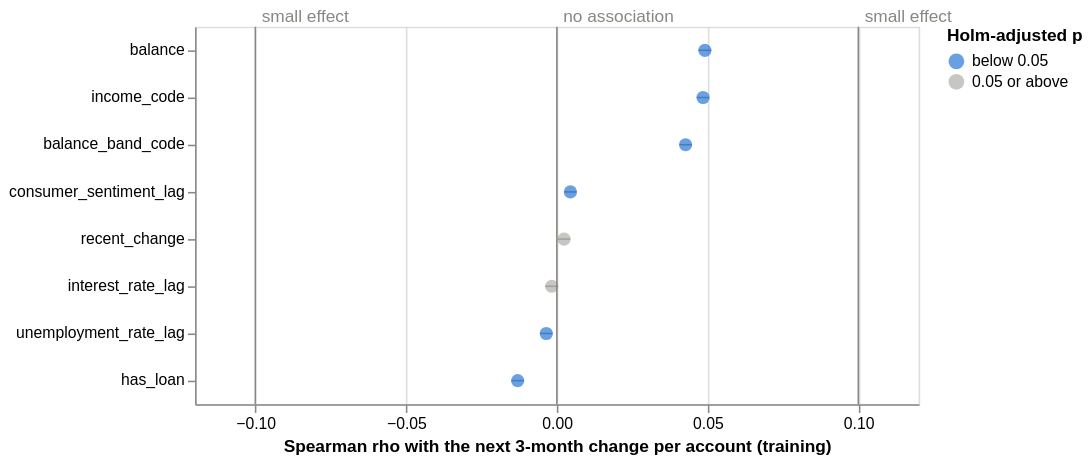

The notebook cell saved with this chart:
### Code cell
# Each candidate's training association with the next change, against the size below which a
# correlation is negligible (|rho| of 0.1, Cohen's small effect, the same bands as the table)
shown = training_check.reset_index()
shown["holm"] = np.where(shown["p_holm"] < 0.05, "below 0.05", "0.05 or above")

x_title = f"Spearman rho with the next {HORIZON}-month change per account (training)"
order = alt.EncodingSortField("rho", order="descending")
base = alt.Chart(shown).encode(y=alt.Y("feature:N", sort=order, title=None))
intervals = base.mark_rule(color="#898781").encode(
    x=alt.X(
        "ci_low:Q",
        title=x_title,
        scale=alt.Scale(domain=[-0.12, 0.12]),
        axis=alt.Axis(values=[-0.1, -0.05, 0, 0.05, 0.1]),
    ),
    x2="ci_high:Q",
)
points = base.mark_point(filled=True, size=70).encode(
    x="rho:Q",
    color=alt.Color(
        "holm:N",
        title="Holm-adjusted p",
        scale=alt.Scale(domain=["below 0.05", "0.05 or above"], range=["#2a78d6", "#b0aea8"]),
    ),
    tooltip=["feature", alt.Tooltip("rho:Q", format=".4f"), alt.Tooltip("p_holm:Q", format=".2g")],
)
references = (
    reference_line(0, "no association")
    + reference_line(-0.1, "small effect")
    + reference_line(0.1, "small effect")
)
(intervals + points + references).properties(width=460, height=240)

### Figure 1 — Vega-Lite specification as saved in the notebook (floating-point values rounded to 4 significant figures)
{"config": {"view": {"continuousWidth": 300, "continuousHeight": 300}}, "layer": [{"mark": {"type": "rule", "color": "#898781"}, "encoding": {"x": {"axis": {"values": [-0.1, -0.05, 0, 0.05, 0.1]}, "field": "ci_low", "scale": {"domain": [-0.12, 0.12]}, "title": "Spearman rho with the next 3-month change per account (training)", "type": "quantitative"}, "x2": {"field": "ci_high"}, "y": {"field": "feature", "sort": {"field": "rho", "order": "descending"}, "title": null, "type": "nominal"}}}, {"mark": {"type": "point", "filled": true, "size": 70}, "encoding": {"color": {"field": "holm", "scale": {"domain": ["below 0.05", "0.05 or above"], "range": ["#2a78d6", "#b0aea8"]}, "title": "Holm-adjusted p", "type": "nominal"}, "tooltip": [{"field": "feature", "type": "nominal"}, {"field": "rho", "format": ".4f", "type": "quantitative"}, {"field": "p_holm", "format": ".2g", "type": "quantitative"}], "x": {"field": "rho", "type": "quantitative"}, "y": {"field": "feature", "sort": {"field": "rho", "order": "descending"}, "title": null, "type": "nominal"}}}, {"layer": [{"mark": {"type": "rule", "color": "#898781"}, "encoding": {"x": {"field": "x", "type": "quantitative"}}}, {"mark": {"type": "text", "align": "left", "color": "#898781", "dx": 4, "dy": -6}, "encoding": {"text": {"field": "label", "type": "nominal"}, "x": {"field": "x", "type": "quantitative"}, "y": {"value": 0}}}, {"layer": [{"mark": {"type": "rule", "color": "#898781"}, "encoding": {"x": {"field": "x", "type": "quantitative"}}}, {"mark": {"type": "text", "align": "left", "color": "#898781", "dx": 4, "dy": -6}, "encoding": {"text": {"field": "label", "type": "nominal"}, "x": {"field": "x", "type": "quantitative"}, "y": {"value": 0}}}], "data": {"name": "data-02f999db42c043c72aee8c06bf059f24"}}, {"layer": [{"mark": {"type": "rule", "color": "#898781"}, "encoding": {"x": {"field": "x", "type": "quantitative"}}}, {"mark": {"type": "text", "align": "left", "color": "#898781", "dx": 4, "dy": -6}, "encoding": {"text": {"field": "label", "type": "nominal"}, "x": {"field": "x", "type": "quantitative"}, "y": {"value": 0}}}], "data": {"name": "data-79d696289c618249708368332f1f6a0e"}}], "data": {"name": "data-e2092391fccb650fc18736697036bfe0"}}], "data": {"name": "data-32e3737b2851b2eea6d9d0cf485b12e2"}, "height": 240, "width": 460, "$schema": "https://vega.github.io/schema/vega-lite/v5.20.1.json", "datasets": {"data-32e3737b2851b2eea6d9d0cf485b12e2": [{"feature": "income_code", "n": 883236, "rho": 0.0485, "ci_low": 0.0464, "ci_high": 0.0505, "p_value": 0.0, "magnitude": "negligible", "p_holm": 0.0, "holm": "below 0.05"}, {"feature": "has_loan", "n": 883236, "rho": -0.013, "ci_low": -0.0151, "ci_high": -0.0109, "p_value": 1.929e-34, "magnitude": "negligible", "p_holm": 9.646e-34, "holm": "below 0.05"}, {"feature": "balance_band_code", "n": 883236, "rho": 0.0427, "ci_low": 0.0407, "ci_high": 0.0448, "p_value": 0.0, "magnitude": "negligible", "p_holm": 0.0, "holm": "below 0.05"}, {"feature": "balance", "n": 883236, "rho": 0.0491, "ci_low": 0.047, "ci_high": 0.0512, "p_value": 0.0, "magnitude": "negligible", "p_holm": 0.0, "holm": "below 0.05"}, {"feature": "recent_change", "n": 883236, "rho": 0.0024, "ci_low": 0.0003, "ci_high": 0.0044, "p_value": 0.02637, "magnitude": "negligible", "p_holm": 0.05274, "holm": "0.05 or above"}, {"feature": "interest_rate_lag", "n": 883236, "rho": -0.0017, "ci_low": -0.0038, "ci_high": 0.0004, "p_value": 0.1085, "magnitude": "negligible", "p_holm": 0.1085, "holm": "0.05 or above"}, {"feature": "unemployment_rate_lag", "n": 883236, "rho": -0.0035, "ci_low": -0.0056, "ci_high": -0.0014, "p_value": 0.000997, "magnitude": "negligible", "p_holm": 0.002991, "holm": "below 0.05"}, {"feature": "consumer_sentiment_lag", "n": 883236, "rho": 0.0045, "ci_low": 0.0024, "ci_high": 0.0066, "p_value": 2.352e-05, "magnitude": "negligible", "p_holm": 9.408e-05, "holm": "below 0.05"}], "data-e2092391fccb650fc18736697036bfe0": [{"x": 0, "label": "no association"}], "data-02f999db42c043c72aee8c06bf059f24": [{"x": -0.1, "label": "small effect"}], "data-79d696289c618249708368332f1f6a0e": [{"x": 0.1, "label": "small effect"}]}}
